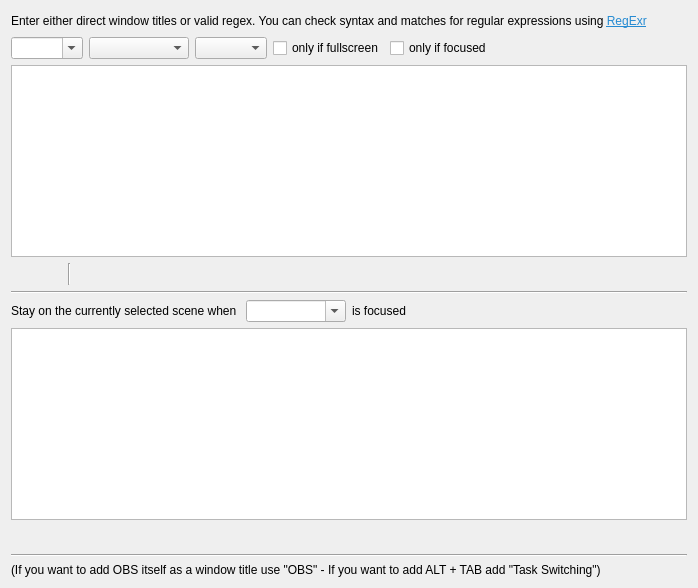
     <widget class="QWidget" name="ignoreWindowsTab">
      <attribute name="title">
       <string notr="true">Title</string>
      </attribute>
      <layout class="QVBoxLayout" name="verticalLayout_4">
       <item>
        <layout class="QHBoxLayout" name="horizontalLayout_44">
         <item>
          <widget class="QLabel" name="label_58">
           <property name="toolTip">
            <string/>
           </property>
           <property name="text">
            <string>&lt;html&gt;&lt;head/&gt;&lt;body&gt;&lt;p&gt;Enter either direct window titles or valid regex. You can check syntax and matches for regular expressions using &lt;a href=&quot;https://regexr.com&quot;&gt;&lt;span style=&quot; text-decoration: underline; color:#268bd2;&quot;&gt;RegExr&lt;/span&gt;&lt;/a&gt;&lt;/p&gt;&lt;/body&gt;&lt;/html&gt;</string>
           </property>
           <property name="textFormat">
            <enum>Qt::AutoText</enum>
           </property>
           <property name="openExternalLinks">
            <bool>true</bool>
           </property>
          </widget>
         </item>
         <item>
          <spacer name="horizontalSpacer_15">
           <property name="orientation">
            <enum>Qt::Horizontal</enum>
           </property>
           <property name="sizeHint" stdset="0">
            <size>
             <width>40</width>
             <height>20</height>
            </size>
           </property>
          </spacer>
         </item>
        </layout>
       </item>
       <item>
        <layout class="QHBoxLayout" name="horizontalLayout_12">
         <item>
          <widget class="QComboBox" name="windows">
           <property name="editable">
            <bool>true</bool>
           </property>
           <property name="maxVisibleItems">
            <number>20</number>
           </property>
          </widget>
         </item>
         <item>
          <widget class="QComboBox" name="scenes">
           <property name="sizePolicy">
            <sizepolicy hsizetype="Maximum" vsizetype="Fixed">
             <horstretch>0</horstretch>
             <verstretch>0</verstretch>
            </sizepolicy>
           </property>
           <property name="minimumSize">
            <size>
             <width>100</width>
             <height>0</height>
            </size>
           </property>
          </widget>
         </item>
         <item>
          <widget class="QComboBox" name="transitions"/>
         </item>
         <item>
          <widget class="QCheckBox" name="fullscreenCheckBox">
           <property name="text">
            <string>only if fullscreen</string>
           </property>
          </widget>
         </item>
         <item>
          <widget class="QCheckBox" name="focusCheckBox">
           <property name="text">
            <string>only if focused</string>
           </property>
          </widget>
         </item>
         <item>
          <spacer name="horizontalSpacer_34">
           <property name="orientation">
            <enum>Qt::Horizontal</enum>
           </property>
           <property name="sizeHint" stdset="0">
            <size>
             <width>40</width>
             <height>20</height>
            </size>
           </property>
          </spacer>
         </item>
        </layout>
       </item>
       <item>
        <widget class="QListWidget" name="switches">
         <property name="sizePolicy">
          <sizepolicy hsizetype="Expanding" vsizetype="Expanding">
           <horstretch>0</horstretch>
           <verstretch>0</verstretch>
          </sizepolicy>
         </property>
         <property name="sortingEnabled">
          <bool>false</bool>
         </property>
        </widget>
       </item>
       <item>
        <layout class="QHBoxLayout" name="horizontalLayout_13">
         <property name="spacing">
          <number>4</number>
         </property>
         <item>
          <widget class="QPushButton" name="add">
           <property name="maximumSize">
            <size>
             <width>22</width>
             <height>22</height>
            </size>
           </property>
           <property name="flat">
            <bool>true</bool>
           </property>
           <property name="themeID" stdset="0">
            <string notr="true">addIconSmall</string>
           </property>
          </widget>
         </item>
         <item>
          <widget class="QPushButton" name="remove">
           <property name="maximumSize">
            <size>
             <width>22</width>
             <height>22</height>
            </size>
           </property>
           <property name="flat">
            <bool>true</bool>
           </property>
           <property name="themeID" stdset="0">
            <string notr="true">removeIconSmall</string>
           </property>
          </widget>
         </item>
         <item>
          <spacer name="horizontalSpacer_43">
           <property name="orientation">
            <enum>Qt::Horizontal</enum>
           </property>
           <property name="sizeType">
            <enum>QSizePolicy::Fixed</enum>
           </property>
           <property name="sizeHint" stdset="0">
            <size>
             <width>5</width>
             <height>20</height>
            </size>
           </property>
          </spacer>
         </item>
         <item>
          <widget class="Line" name="line_12">
           <property name="orientation">
            <enum>Qt::Vertical</enum>
           </property>
          </widget>
         </item>
         <item>
          <spacer name="horizontalSpacer_42">
           <property name="orientation">
            <enum>Qt::Horizontal</enum>
           </property>
           <property name="sizeType">
            <enum>QSizePolicy::Fixed</enum>
           </property>
           <property name="sizeHint" stdset="0">
            <size>
             <width>5</width>
             <height>20</height>
            </size>
           </property>
          </spacer>
         </item>
         <item>
          <widget class="QPushButton" name="up">
           <property name="maximumSize">
            <size>
             <width>22</width>
             <height>22</height>
            </size>
           </property>
           <property name="text">
            <string/>
           </property>
           <property name="icon">
            <iconset>
             <normaloff>../../../forms/images/up.svg</normaloff>../../../forms/images/up.svg</iconset>
           </property>
           <property name="flat">
            <bool>true</bool>
           </property>
           <property name="themeID" stdset="0">
            <string>upArrowIconSmall</string>
           </property>
          </widget>
         </item>
         <item>
          <widget class="QPushButton" name="down">
           <property name="maximumSize">
            <size>
             <width>22</width>
             <height>22</height>
            </size>
           </property>
           <property name="text">
            <string/>
           </property>
           <property name="icon">
            <iconset>
             <normaloff>../../../forms/images/down.svg</normaloff>../../../forms/images/down.svg</iconset>
           </property>
           <property name="flat">
            <bool>true</bool>
           </property>
           <property name="themeID" stdset="0">
            <string>downArrowIconSmall</string>
           </property>
          </widget>
         </item>
         <item>
          <spacer name="horizontalSpacer_10">
           <property name="orientation">
            <enum>Qt::Horizontal</enum>
           </property>
           <property name="sizeHint" stdset="0">
            <size>
             <width>40</width>
             <height>20</height>
            </size>
           </property>
          </spacer>
         </item>
        </layout>
       </item>
       <item>
        <widget class="Line" name="line_5">
         <property name="orientation">
          <enum>Qt::Horizontal</enum>
         </property>
        </widget>
       </item>
       <item>
        <layout class="QHBoxLayout" name="horizontalLayout_9">
         <item>
          <widget class="QLabel" name="label_8">
           <property name="text">
            <string>Stay on the currently selected scene when </string>
           </property>
          </widget>
         </item>
         <item>
          <widget class="QComboBox" name="ignoreWindowsWindows">
           <property name="sizePolicy">
            <sizepolicy hsizetype="Maximum" vsizetype="Fixed">
             <horstretch>0</horstretch>
             <verstretch>0</verstretch>
            </sizepolicy>
           </property>
           <property name="minimumSize">
            <size>
             <width>100</width>
             <height>0</height>
            </size>
           </property>
           <property name="editable">
            <bool>true</bool>
           </property>
          </widget>
         </item>
         <item>
          <widget class="QLabel" name="label_9">
           <property name="text">
            <string>is focused</string>
           </property>
          </widget>
         </item>
         <item>
          <spacer name="horizontalSpacer_7">
           <property name="orientation">
            <enum>Qt::Horizontal</enum>
           </property>
           <property name="sizeHint" stdset="0">
            <size>
             <width>40</width>
             <height>20</height>
            </size>
           </property>
          </spacer>
         </item>
        </layout>
       </item>
       <item>
        <widget class="QListWidget" name="ignoreWindows">
         <property name="sizePolicy">
          <sizepolicy hsizetype="Expanding" vsizetype="Expanding">
           <horstretch>0</horstretch>
           <verstretch>0</verstretch>
          </sizepolicy>
         </property>
         <property name="sortingEnabled">
          <bool>true</bool>
         </property>
        </widget>
       </item>
       <item>
        <layout class="QHBoxLayout" name="horizontalLayout_8">
         <property name="spacing">
          <number>4</number>
         </property>
         <item>
          <widget class="QPushButton" name="ignoreWindowsAdd">
           <property name="maximumSize">
            <size>
             <width>22</width>
             <height>22</height>
            </size>
           </property>
           <property name="flat">
            <bool>true</bool>
           </property>
           <property name="themeID" stdset="0">
            <string notr="true">addIconSmall</string>
           </property>
          </widget>
         </item>
         <item>
          <widget class="QPushButton" name="ignoreWindowsRemove">
           <property name="maximumSize">
            <size>
             <width>22</width>
             <height>22</height>
            </size>
           </property>
           <property name="flat">
            <bool>true</bool>
           </property>
           <property name="themeID" stdset="0">
            <string notr="true">removeIconSmall</string>
           </property>
          </widget>
         </item>
         <item>
          <spacer name="horizontalSpacer_6">
           <property name="orientation">
            <enum>Qt::Horizontal</enum>
           </property>
           <property name="sizeHint" stdset="0">
            <size>
             <width>40</width>
             <height>20</height>
            </size>
           </property>
          </spacer>
         </item>
        </layout>
       </item>
       <item>
        <widget class="Line" name="line_9">
         <property name="orientation">
          <enum>Qt::Horizontal</enum>
         </property>
        </widget>
       </item>
       <item>
        <widget class="QLabel" name="label_47">
         <property name="text">
          <string>(If you want to add OBS itself as a window title use &quot;OBS&quot; - If you want to add ALT + TAB add &quot;Task Switching&quot;)</string>
         </property>
        </widget>
       </item>
      </layout>
     </widget>
